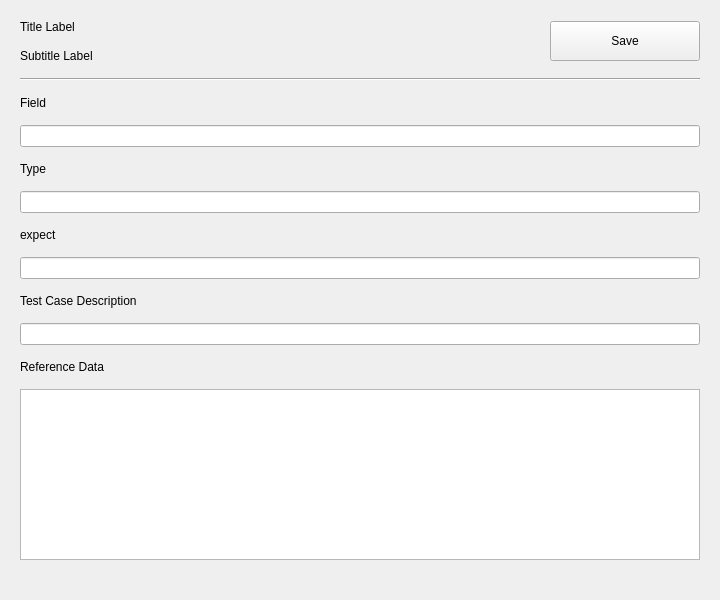
<?xml version="1.0" encoding="UTF-8"?>
<ui version="4.0">
 <class>ModernTestcaseForm</class>
 <widget class="QWidget" name="ModernTestcaseForm">
  <property name="geometry">
   <rect>
    <x>0</x>
    <y>0</y>
    <width>720</width>
    <height>600</height>
   </rect>
  </property>
  <property name="minimumSize">
   <size>
    <width>720</width>
    <height>600</height>
   </size>
  </property>
  <property name="maximumSize">
   <size>
    <width>720</width>
    <height>600</height>
   </size>
  </property>
  <property name="windowTitle">
   <string>Add/Edit Test Case</string>
  </property>
  <layout class="QVBoxLayout" name="mainLayout">
   <property name="spacing">
    <number>15</number>
   </property>
   <property name="leftMargin">
    <number>20</number>
   </property>
   <property name="topMargin">
    <number>20</number>
   </property>
   <property name="rightMargin">
    <number>20</number>
   </property>
   <property name="bottomMargin">
    <number>20</number>
   </property>
   <item>
    <layout class="QHBoxLayout" name="titleLayout">
     <item>
      <layout class="QVBoxLayout" name="titleTextLayout">
       <item>
        <widget class="QLabel" name="titleLabel">
         <property name="text">
          <string>Title Label</string>
         </property>
        </widget>
       </item>
       <item>
        <widget class="QLabel" name="subtitleLabel">
         <property name="text">
          <string>Subtitle Label</string>
         </property>
        </widget>
       </item>
      </layout>
     </item>
     <item>
      <spacer name="titleSpacer">
       <property name="orientation">
        <enum>Qt::Horizontal</enum>
       </property>
       <property name="sizeHint" stdset="0">
        <size>
         <width>40</width>
         <height>20</height>
        </size>
       </property>
      </spacer>
     </item>
     <item>
      <widget class="QPushButton" name="saveButton">
       <property name="minimumSize">
        <size>
         <width>150</width>
         <height>40</height>
        </size>
       </property>
       <property name="text">
        <string>Save</string>
       </property>
      </widget>
     </item>
    </layout>
   </item>
   <item>
    <widget class="Line" name="line">
     <property name="orientation">
      <enum>Qt::Horizontal</enum>
     </property>
    </widget>
   </item>
   <item>
    <widget class="QLabel" name="fieldLabel">
     <property name="text">
      <string>Field</string>
     </property>
    </widget>
   </item>
   <item>
    <widget class="QLineEdit" name="fieldInput"/>
   </item>
   <item>
    <widget class="QLabel" name="typeLabel">
     <property name="text">
      <string>Type</string>
     </property>
    </widget>
   </item>
   <item>
    <widget class="QLineEdit" name="typeInput"/>
   </item>
   <item>
    <widget class="QLabel" name="expectLabel">
     <property name="text">
      <string>expect</string>
     </property>
    </widget>
   </item>
   <item>
    <widget class="QLineEdit" name="expectInput"/>
   </item>
   <item>
    <widget class="QLabel" name="testcaseLabel">
     <property name="text">
      <string>Test Case Description</string>
     </property>
    </widget>
   </item>
   <item>
    <widget class="QLineEdit" name="testcaseInput"/>
   </item>
   <item>
    <widget class="QLabel" name="referLabel">
     <property name="text">
      <string>Reference Data</string>
     </property>
    </widget>
   </item>
   <item>
    <widget class="QTextEdit" name="referTextEdit">
     <property name="minimumSize">
      <size>
       <width>0</width>
       <height>120</height>
      </size>
     </property>
    </widget>
   </item>
   <item>
    <spacer name="verticalSpacer">
     <property name="orientation">
      <enum>Qt::Vertical</enum>
     </property>
     <property name="sizeHint" stdset="0">
      <size>
       <width>20</width>
       <height>40</height>
      </size>
     </property>
    </spacer>
   </item>
  </layout>
 </widget>
 <resources/>
 <connections/>
</ui>
